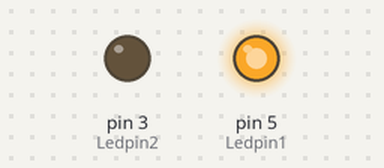
The sketch below on a simulated Arduino Uno, built with avr-gcc and run on an emulated ATmega328P. On the bench: output pins drawn as LEDs (lit = HIGH).

Above: at 0.05 s.
At 1.8 s:
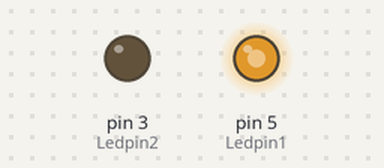
At 3.65 s:
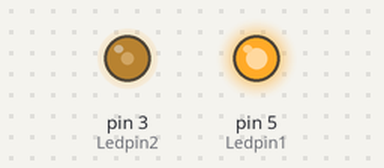
At 7.25 s:
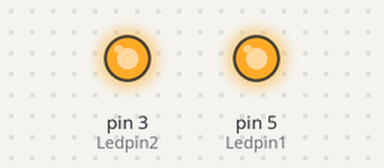
Timing chart, 0 to 9.5 s (numbered marks = the images above):
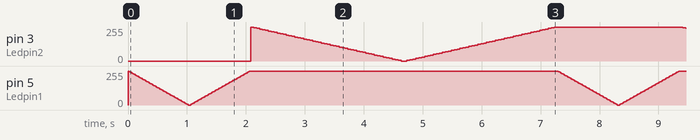

The sketch:

fade2.c.ino
```cpp
int Ledpin1=5;
int Ledpin2=3;


void setup() {
  pinMode(Ledpin1, OUTPUT);
  pinMode(Ledpin2, OUTPUT);


}

void loop() {
  for(int fadeValue = 255; fadeValue >=0; fadeValue -= 5)
  {
  analogWrite(Ledpin1, fadeValue);
  delay(20);
  }
for (int fadeValue = 0; fadeValue <= 255; fadeValue += 5){
analogWrite(Ledpin1, fadeValue);
delay(20);
}
for(int fadeValue = 255; fadeValue >=0; fadeValue -= 5)
  {
  analogWrite(Ledpin2, fadeValue);
  delay(50);
  }
for (int fadeValue = 0; fadeValue <= 255; fadeValue += 5){
analogWrite(Ledpin2, fadeValue);
delay(50);
}


}
```
